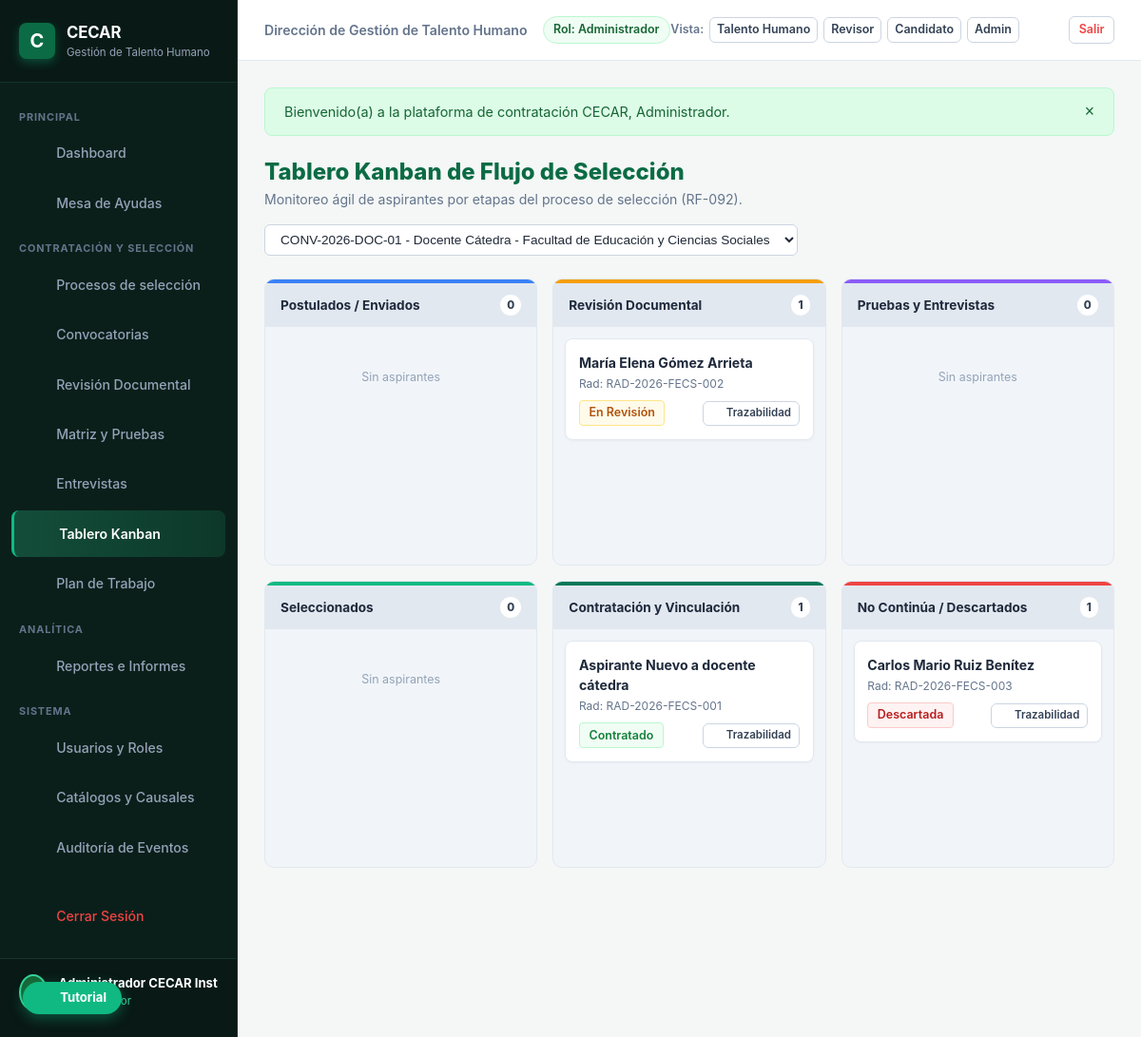
Before: /index.php?c=Kanban&a=index (signed in) with the older database file.
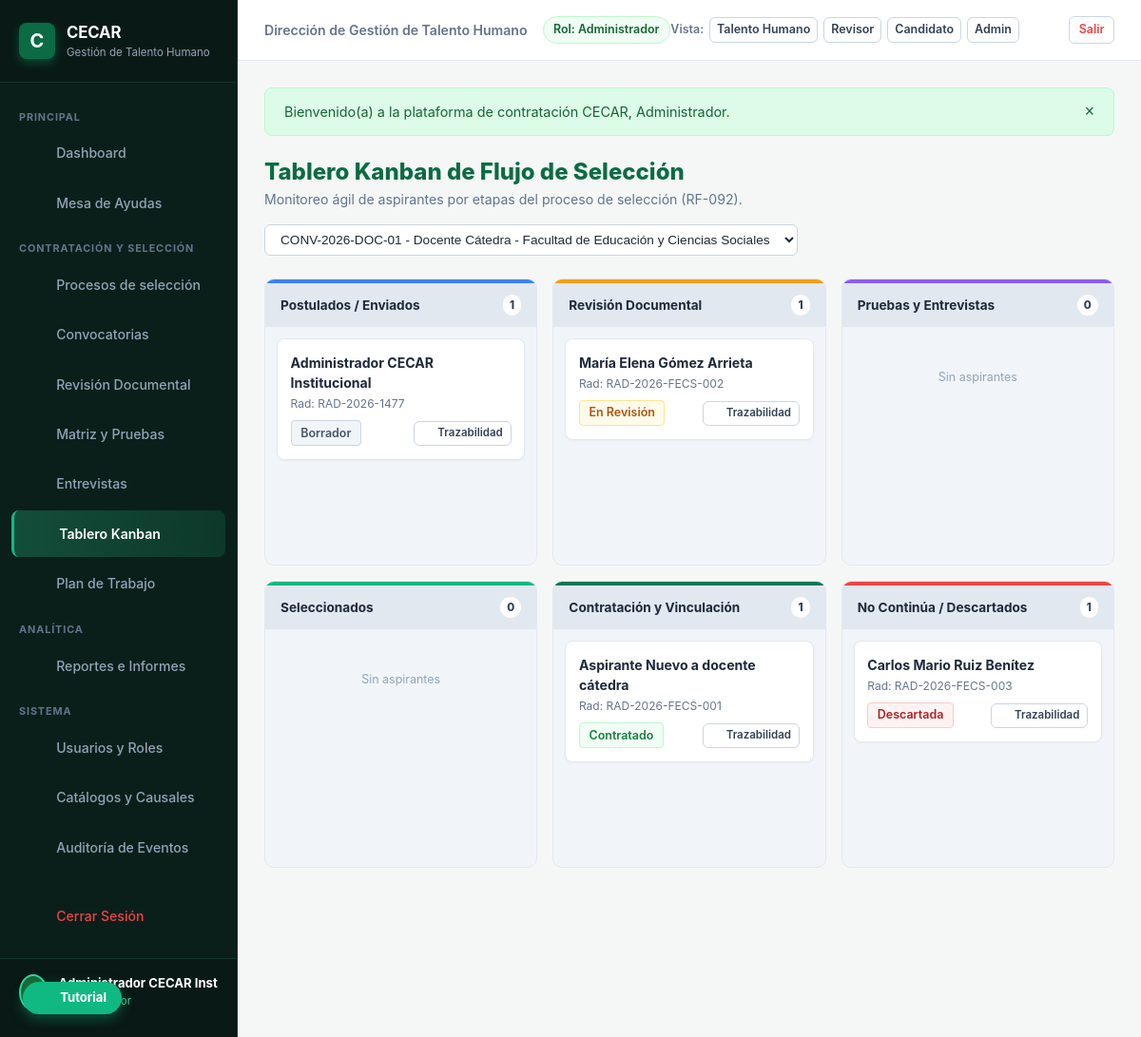
After: the same page with the newer database file.
### tables this page shows
CREATE TABLE postulaciones (
    id INTEGER PRIMARY KEY AUTOINCREMENT,
    convocatoria_id INTEGER NOT NULL,
    usuario_id INTEGER NOT NULL,
    codigo_radicado VARCHAR(50) NOT NULL UNIQUE,
    estado VARCHAR(40) NOT NULL DEFAULT 'borrador', 
    -- borrador, enviada, en_revision, subsanacion_requerida, habilitada, no_habilitada, 
    -- preseleccionada, descartada, seleccionada, no_seleccionada, en_formalizacion, contratado, vinculado, retirada
    resultado_documental VARCHAR(30) NOT NULL DEFAULT 'pendiente', -- pendiente, conforme, observado, no_conforme
    porcentaje_avance INTEGER NOT NULL DEFAULT 0,
    version INTEGER NOT NULL DEFAULT 1,
    declaracion_veracidad INTEGER NOT NULL DEFAULT 0,
    fecha_declaracion DATETIME,
    fecha_postulacion DATETIME NOT NULL DEFAULT CURRENT_TIMESTAMP,
    fecha_envio DATETIME,
    motivo_descarte TEXT,
    causal_descarte_id VARCHAR(50),
    etapa_actual VARCHAR(50) NOT NULL DEFAULT 'revision_documental',
    banco_talento_consentimiento INTEGER NOT NULL DEFAULT 0,
    notas_internas TEXT,
    FOREIGN KEY (convocatoria_id) REFERENCES convocatorias(id),
    FOREIGN KEY (usuario_id) REFERENCES usuarios(id),
    UNIQUE (convocatoria_id, usuario_id)
);

CREATE TABLE usuarios (
    id INTEGER PRIMARY KEY AUTOINCREMENT,
    nombres VARCHAR(100) NOT NULL,
    apellidos VARCHAR(100) NOT NULL,
    tipo_documento VARCHAR(10) NOT NULL DEFAULT 'CC',
    numero_documento VARCHAR(30) NOT NULL UNIQUE,
    correo VARCHAR(150) NOT NULL UNIQUE,
    telefono VARCHAR(30),
    ciudad VARCHAR(100) DEFAULT 'Sincelejo',
    direccion VARCHAR(200),
    password_hash VARCHAR(255) NOT NULL,
    rol VARCHAR(30) NOT NULL DEFAULT 'candidato',
    dependencia_id INTEGER,
    cargo_interno VARCHAR(150),
    activo INTEGER NOT NULL DEFAULT 1,
    ultimo_acceso DATETIME,
    fecha_creacion DATETIME NOT NULL DEFAULT CURRENT_TIMESTAMP,
    FOREIGN KEY (rol) REFERENCES roles(id),
    FOREIGN KEY (dependencia_id) REFERENCES dependencias(id)
);

### app/Controllers/KanbanController.php (called while the page is built, shortened)
<?php
class KanbanController {
    public function index(Request $request): void {
        $convocatorias = Convocatoria::getAll();
        $convocatoriaId = (int)$request->get('convocatoria_id', 0);
        if ($convocatoriaId === 0 && !empty($convocatorias)) {
            $convocatoriaId = (int)$convocatorias[0]['id'];
        }
        $pdo = Database::getConnection();
        $stmt = $pdo->prepare("
            SELECT p.*, u.nombres, u.apellidos, u.numero_documento, u.correo, c.cargo, c.facultad
            FROM postulaciones p
            JOIN usuarios u ON p.usuario_id = u.id
            JOIN convocatorias c ON p.convocatoria_id = c.id
            WHERE p.convocatoria_id = :cid
            ORDER BY p.fecha_postulacion DESC
        ");
        $stmt->execute([':cid' => $convocatoriaId]);
        $postulaciones = $stmt->fetchAll();
        $columnas = [
            'postulados' => ['titulo' => 'Postulados / Enviados', 'badge' => '#3B82F6', 'items' => []],
            'revision' => ['titulo' => 'Revisión Documental', 'badge' => '#F59E0B', 'items' => []],
            'evaluacion' => ['titulo' => 'Pruebas y Entrevistas', 'badge' => '#8B5CF6', 'items' => []],
            'seleccionados' => ['titulo' => 'Seleccionados', 'badge' => '#10B981', 'items' => []],
            'contratados' => ['titulo' => 'Contratación y Vinculación', 'badge' => '#047857', 'items' => []],
            'descartados' => ['titulo' => 'No Continúa / Descartados', 'badge' => '#EF4444', 'items' => []]
        ];
        foreach ($postulaciones as $p) {
            $est = $p['estado'];
            if (in_array($est, ['borrador', 'enviada'])) {
                $columnas['postulados']['items'][] = $p;
            } elseif (in_array($est, ['en_revision', 'subsanacion_requerida', 'habilitada'])) {
                $columnas['revision']['items'][] = $p;
            } elseif (in_array($est, ['preseleccionada'])) {
                $columnas['evaluacion']['items'][] = $p;
            } elseif ($est === 'seleccionada') {
                $columnas['seleccionados']['items'][] = $p;
            } elseif (in_array($est, ['en_formalizacion', 'contratado', 'vinculado'])) {
                $columnas['contratados']['items'][] = $p;
            } else {
                $columnas['descartados']['items'][] = $p;
            }
        }
        View::render('kanban.index', [
            'columnas' => $columnas,
            'convocatorias' => $convocatorias,
            'convocatoriaId' => $convocatoriaId
        ], 'main');
    }
}

### app/Core/Router.php (called while the page is built, shortened)
<?php
class Router {
    public static function dispatch(): void {
        $request = new Request();
        $actionName = $request->get('a');
        $controller = new $controllerClass();
        $controller->$actionName($request);
    }
}

### public/index.php (called while the page is built, shortened)
<?php
try {
    Router::dispatch();
} catch (Throwable $e) {
    error_log("Error en la ejecución de la aplicación: " . $e->getMessage() . " en " . $e->getFile() . ":" . $e->getLine());
    http_response_code(500);
    if (APP_ENV === 'development') {
        echo "<div style='font-family: sans-serif; padding: 2rem; background: #fee2e2; border: 1px solid #ef4444; border-radius: 8px; margin: 2rem auto; max-width: 800px;'>";
        echo "<h2 style='color: #991b1b;'>Error 500 en la Aplicación</h2>";
        echo "<p><strong>Mensaje:</strong> " . htmlspecialchars($e->getMessage()) . "</p>";
        echo "<p><strong>Archivo:</strong> " . htmlspecialchars($e->getFile()) . " (Línea: " . $e->getLine() . ")</p>";
        echo "<pre style='background: #fff; padding: 1rem; border-radius: 6px; overflow: auto;'>" . htmlspecialchars($e->getTraceAsString()) . "</pre>";
        echo "</div>";
    } else {
        echo "<div style='font-family: sans-serif; padding: 3rem; text-align: center;'>";
        echo "<h2>Error Inesperado</h2><p>Ocurrió un error en el servidor. Por favor comuníquese con Mesa de Ayuda CECAR.</p>";
        echo "</div>";
    }
}

### app/Helpers/AuthHelper.php (called while the page is built, shortened)
<?php
class AuthHelper {
    public static function initSession(): void {
        if (isset($_SESSION['ultimo_acceso'])) {
            $inactivo = time() - $_SESSION['ultimo_acceso'];
        }
    }
    public static function getFlashes(): array {
        $flashes = $_SESSION['flashes'] ?? [];
        return $flashes;
    }
}

### views/kanban/index.php (the view, shortened to what the changed rows need)
<div style="margin-bottom: 1.5rem; display: flex; justify-content: space-between; align-items: center; flex-wrap: wrap; gap: 1rem;">
    <div>
        <h1 style="color: #0b6b44; font-size: 1.5rem; font-weight: 800;">
            Tablero Kanban de Flujo de Selección
        </h1>
    </div>
</div>
<div style="display: grid; grid-template-columns: repeat(auto-fit, minmax(220px, 1fr)); gap: 1rem; align-items: start;">
    <?php foreach ($columnas as $colKey => $col): ?>
        <div style="background: #f1f5f9; border-radius: 10px; border: 1px solid #e2e8f0; overflow: hidden;">
            <div style="background: #e2e8f0; padding: 0.75rem 1rem; display: flex; justify-content: space-between; align-items: center; border-top: 4px solid <?= $col['badge'] ?>;">
                <strong style="font-size: 0.85rem; color: #1e293b;"><?= htmlspecialchars($col['titulo'], ENT_QUOTES, 'UTF-8') ?></strong>
                <span style="background: #ffffff; color: #334155; font-size: 0.72rem; font-weight: 800; padding: 0.15rem 0.45rem; border-radius: 9999px;">
                    <?= count($col['items']) ?>
                </span>
            </div>
            <div style="padding: 0.75rem; display: flex; flex-direction: column; gap: 0.75rem; min-height: 250px;">
                <?php if (empty($col['items'])): ?>
                    <div style="color: #94a3b8; font-size: 0.78rem; text-align: center; padding: 2rem 0;">Sin aspirantes</div>
                <?php else: ?>
                    <?php foreach ($col['items'] as $item): ?>
                        <div style="background: #ffffff; border: 1px solid var(--border-color); border-radius: 8px; padding: 0.85rem; box-shadow: 0 1px 3px rgba(0,0,0,0.04);">
                            <div style="font-weight: 700; color: #1e293b; font-size: 0.88rem; margin-bottom: 0.2rem;">
                                <?= htmlspecialchars($item['nombres'] . ' ' . $item['apellidos'], ENT_QUOTES, 'UTF-8') ?>
                            </div>
                            <div style="font-size: 0.75rem; color: #64748b; margin-bottom: 0.5rem;">
                                Rad: <?= htmlspecialchars($item['codigo_radicado'], ENT_QUOTES, 'UTF-8') ?>
                            </div>
                            <div style="display: flex; justify-content: space-between; align-items: center;">
                                <?= FormatHelper::badgeEstado($item['estado']) ?>
                                <a href="<?= BASE_URL ?>/index.php?c=Kanban&a=lineaTiempo&id=<?= $item['id'] ?>" class="btn btn-secondary btn-sm" style="padding: 0.2rem 0.5rem; font-size: 0.72rem; display: inline-flex; align-items: center; gap: 0.25rem;" title="Ver Línea de Tiempo">
                                    <?= IconHelper::render('clock', 12) ?> Trazabilidad
                                </a>
                            </div>
                        </div>
                    <?php endforeach; ?>
                <?php endif; ?>
            </div>
        </div>
    <?php endforeach; ?>
</div>

### app/Helpers/FormatHelper.php (shortened to what the changed rows need)
<?php
class FormatHelper {
    public static function badgeEstado(string $estado): string {
        $key = strtolower(trim($estado));
        if (isset($map[$key])) {
            $colors = $map[$key];
        } else {
            $colors = ['bg' => '#f8fafc', 'text' => '#475569', 'border' => '#e2e8f0', 'label' => ucfirst($estado)];
        }
        $label = $colors['label'];
        return '<span class="badge" style="background-color: ' . $colors['bg'] . '; color: ' . $colors['text']
            . '; border: 1px solid ' . $colors['border'] . '; padding: 0.2rem 0.6rem; border-radius: 4px; font-size: 0.78rem; font-weight: 600; display: inline-flex; align-items: center; gap: 0.25rem;">'
            . htmlspecialchars($label, ENT_QUOTES, 'UTF-8') . '</span>';
    }
}

### app/Helpers/IconHelper.php (shortened to what the changed rows need)
<?php
class IconHelper {
    public static function render(string $name, int $size = 18, string $class = ''): string {
        $strokeWidth = '2';
        $style = sprintf('width: %dpx; height: %dpx; vertical-align: middle; display: inline-block;', $size, $size);
        $svgContent = $icons[$name] ?? $icons['file'];
        return sprintf(
            '<svg class="cecar-icon %s" style="%s" viewBox="0 0 24 24" fill="none" stroke="currentColor" stroke-width="%s" stroke-linecap="round" stroke-linejoin="round">%s</svg>',
            htmlspecialchars($class, ENT_QUOTES, 'UTF-8'),
            $style,
            $strokeWidth,
            $svgContent
        );
    }
}

### views/layouts/main.php (shortened to what the changed rows need)
<!DOCTYPE html>
<html lang="es">
<head>
    <link rel="stylesheet" href="<?= BASE_URL ?>/css/theme.css">
</head>
<body>
    <div class="app-wrapper">
        <aside class="sidebar">
            <div class="sidebar-brand">
                <div class="sidebar-brand-text">
                    <h2>CECAR</h2>
                </div>
            </div>
        </aside>
        <div class="main-content">
            <div class="page-container">
                <?php $flashes = AuthHelper::getFlashes(); ?>
                <?php if (!empty($flashes)): ?>
                    <?php foreach ($flashes as $f): ?>
                        <div class="alert alert-<?= htmlspecialchars($f['tipo'], ENT_QUOTES, 'UTF-8') ?>">
                            <span><?= htmlspecialchars($f['mensaje'], ENT_QUOTES, 'UTF-8') ?></span>
                            <button onclick="this.parentElement.remove()" style="background: none; border: none; font-size: 1.1rem; cursor: pointer; color: inherit;">&times;</button>
                        </div>
                    <?php endforeach; ?>
                <?php endif; ?>
                <?= $content ?? '' ?>
            </div>
        </div>
    </div>
</body>
</html>

Changed rows visible on the page:
added postulaciones: usuario.apellidos "Administrador CECAR Institucional", codigo_radicado "RAD-2026-1477", estado "Borrador", shown under "Postulados / Enviados"
Other visible differences:
new list line: "Postulados / Enviados 1"
list line gone: "Postulados / Enviados 0 Sin aspirantes"
